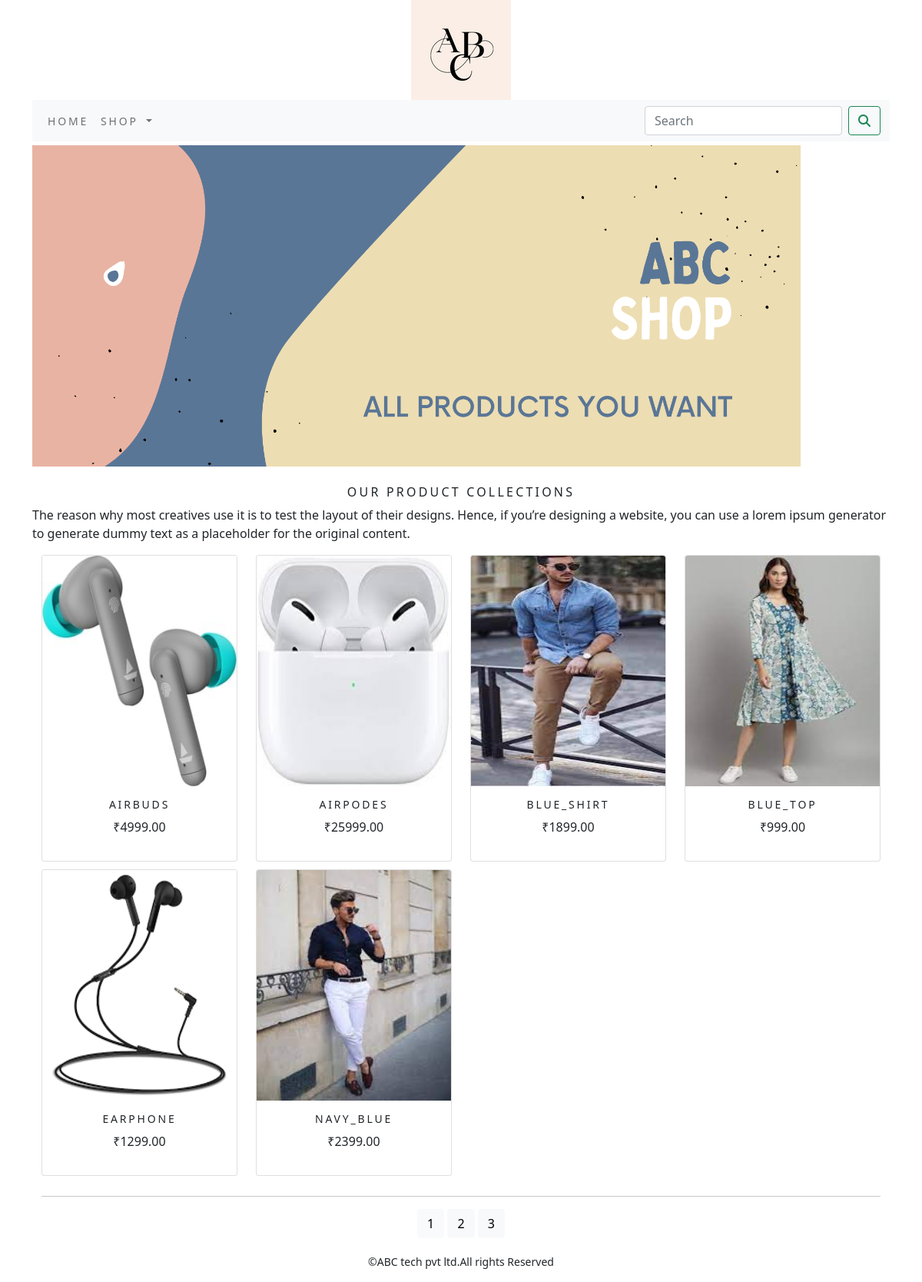
The page / on the database its author committed.
### shop/models.py (models this page shows, shortened)
class Product(models.Model):
    name = models.CharField(max_length=250, unique=True)
    slug = models.SlugField(max_length=250, unique=True)
    description = models.TextField(blank=True)
    price=models.DecimalField(max_digits=10,decimal_places=2)
    category=models.ForeignKey(Category,on_delete=models.CASCADE)
    image=models.ImageField(upload_to='product',blank=True)
    stock=models.IntegerField()
    available=models.BooleanField(default=True)
    created=models.DateTimeField(auto_now_add=True)
    updated = models.DateTimeField(auto_now=True)
    def get_url(self):
        return reverse('shop:prodCatdetail',args=[self.category.slug,self.slug])
    class Meta:
        ordering = ('name',)
        verbose_name = 'product'
        verbose_name_plural = 'products'

### shop/views.py (the view)
# urls.py: path('',views.allProdCat,name='allProdCat'),
def allProdCat(request, c_slug=None):
    c_page = None
    products = None
    if c_slug != None:
        c_page = get_object_or_404(Category, slug=c_slug)
        products_list = Product.objects.all().filter(category=c_page, available=True)
    else:
        products_list = Product.objects.all().filter(available=True)
    paginator = Paginator(products_list, 6)
    try:
        page = int(request.GET.get('page', '1'))
    except:
        page = 1
    try:
        products = paginator.page(page)
    except (EmtyPage, InvalidPage):
        products = paginator.page(paginator.num_pages)
    return render(request, "category.html", {'category': c_page, 'products': products})

### cart/context_processors.py (called while the page is built)
def counter(request):
    item_count=0
    if 'admin' in request.path:
        return {}
    else:
        try:
            cart=Cart.objects.filter(cart_id=_cart_id(request))
            cart_items=CartItem.objects.all().filter(cart=cart[:1])
            for cart_item in cart_items:
                item_count += cart_item.quantity
        except Cart.DoesNotExist:
            item_count =0
    return dict(item_count=item_count)

### cart/views.py (called while the page is built)
def _cart_id(request):
    cart = request.session.session_key
    if not cart:
        cart = request.session.create()
    return cart

### shop/context_processors.py (called while the page is built)
def menu_links(request):
    links =Category.objects.all()
    return dict(links=links)

### shop/models.py (called while the page is built)
    def get_url(self):
        return reverse('shop:products_by_category',args=[self.slug])

### templates/category.html (shortened to what this page needs)
{% extends 'base.html' %}
{% load static %}
{% block content %}
<div class="mx-auto">
    {% if category %}
         <img class="my_image" src="{{category.image.url}}" alt="{{category.name}}">
</div>
    <br>
<div>
         <h1 class="text-center my_tittle">{{category.name}}</h1>
         <p class="text-justify">{{category.description}}</p>
</div>
    {% else %}
<div>
    <img class="my_image my_image_padding" src="{% static 'img/banner.png' %}" alt="Our Products" width=1000px;">
</div>
<br>
<div>
    <h2 class="text-center my_tittle"> Our Product Collections</h2>
    <p class="text-justify">The reason why most creatives use it is to test the layout of their designs. Hence, if you’re designing a website, you can use a lorem ipsum generator to generate dummy text as a placeholder for the original content.</p>
</div>
    {% endif %}
<div  class="container">
    <div class="row mx_auto">
        {% for product in products %}
        <div class="my_bottom_margin col_14 col-sm-14 col-md-3  col-lg-14">
            <div class="card text-center">
                <a href="{{product.get_url}}"><img class="card-img-top my_image" src="{{product.image.url}}" alt="{{product.name}}" style="height:300px;"></a>
            <div class="card-body">
                <h4>{{product.name}}</h4>
                <p>₹{{product.price}}</p>
            </div>
            </div>
        </div>
        {% endfor %}
    </div>
    <div class="mx-auto">
           {% if products.paginator.num_pages > 1 %}
           <hr>
           <div class="text-center">
                {% for pg in products.paginator.page_range %}
                          <a href="?page={{pg}}" class="btn btn-light btm-sm {% if products.number == pg %} active {% endif %}">{{pg}}</a>
                {% endfor %}
                </div>
           {% endif %}
         </div>
     </div>
{% endblock %}

### templates/base.html (shortened to what this page needs)
{% load static %}
<!DOCTYPE html>
<html lang="en">
<head>
    <link rel="stylesheet" href="{% static 'css/custom.css' %}">
     <link href="{% static 'css/bootstrap.min.css' %}" rel="stylesheet">
</head>
<body>
<div class="container">
    {% include 'header.html' %}
    {% include 'navbar.html' %}
    {% block content %}
    {% endblock %}
    </div>
    {% include 'footer.html' %}
</body>
</html>

### templates/header.html
{% load static %}
<header>
    <center>
       <a href="{% url 'shop:allProdCat' %}"> <img src="{% static 'img/a.png' %}" alt="logoimage">
    </center>
</header>

### templates/navbar.html (shortened to what this page needs)
<nav class="navbar navbar-expand-lg navbar-light bg-light">
  <div class="container-fluid">
    <div class="collapse navbar-collapse" id="navbarSupportedContent">
      <ul class="navbar-nav me-auto mb-2 mb-lg-0">
        <li class="nav-item">
          <a class="nav-link" href="{% url 'shop:allProdCat' %}">Home</a>
        </li>
        <li class="nav-item dropdown {% if 'shop' in request.path %} active {% endif %}">
          <a class="nav-link dropdown-toggle" href="{% url 'shop:allProdCat' %}" id="navbarDropdown" role="button" data-bs-toggle="dropdown" aria-expanded="false">
            Shop
          </a>
        </li>
      </ul>
      <form class="d-flex" action="{% url 'search_app:SearchResult' %}" method="get">
        <input class="form-control me-2" type="search" placeholder="Search" name="q" aria-label="Search">
        <button class="btn btn-outline-success" type="submit"><i class="fa fa-search"></i></button>
      </form>
    </div>
  </div>
</nav>

### templates/footer.html
<div class="footer navbar-fixed-bottom my_footer">
  <p class="text-center">&copy;ABC tech pvt ltd.All rights Reserved</p>
</div>

### static/css/custom.css (style rules this page uses)
body { font-family: 'Roboto', sans-serif; }
.nav-item { letter-spacing : .2em; font-size :14px; text-transform :uppercase; }
.my_footer p { padding-top :20px; font-size:14px; }
.my_tittle { font-size :16px; text-transform :uppercase; letter-spacing: .2em; }
.my_image_padding { padding-top :5px; }
.my_bottom_margin { margin-bottom:10px; }
.card-body h4 { font-size:14px; text-transform :uppercase; letter-spacing: .2em; }

### rows shown on the page
Product: image (picture), name "AIRBUDS", price "4999.00"
Product: image (picture), name "AIRPODES", price "25999.00"
Product: image (picture), name "BLUE_SHIRT", price "1899.00"
Product: image (picture), name "BLUE_TOP", price "999.00"
Product: image (picture), name "EARPHONE", price "1299.00"
Product: image (picture), name "NAVY_BLUE", price "2399.00"

### other values the page prints
{{ pg }} "1" "2" "3"
